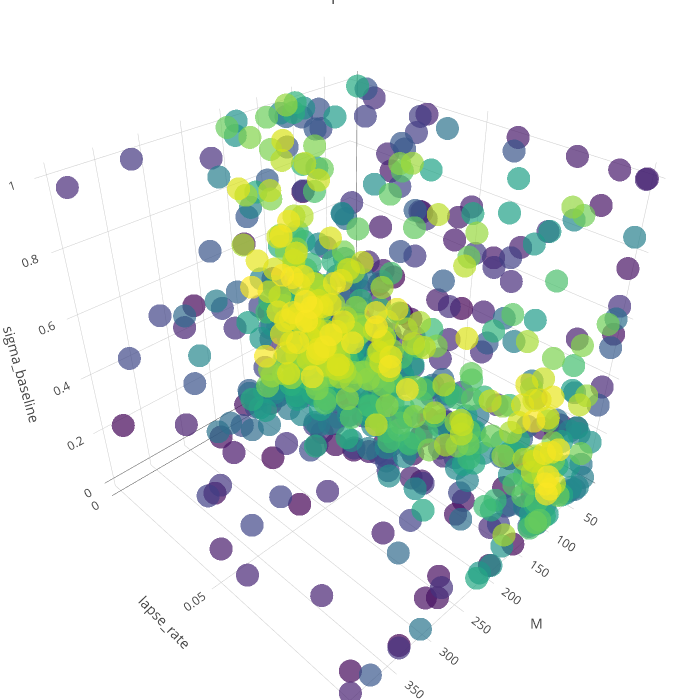

The notebook cell this image was saved under:
### Code cell
# Filter the start of steps only
df_cmaes_traj = df_best_fits[df_best_fits['step'] < 1000]
# result_to_color = np.array(df_cmaes_traj['dist_nll92'])
result_to_color = np.array(df_cmaes_traj['step'])
# result_to_color = np.log(result_to_color)

text = ['> %s' % (x) for x in result_to_color]

trace1 = go.Scatter3d(
        x = df_cmaes_traj['M'],
        y = df_cmaes_traj['lapse_rate'],
        z = df_cmaes_traj['sigma_baseline'],
        text = text,
        mode = 'markers',
        marker = go.Marker(
            color = result_to_color,
            size = 8,
            colorscale='Viridis',
            opacity=0.7
        )
    )
data = [trace1]
layout = go.Layout(
    title='Landscape for NLL92',
    autosize=False,
    width=700,
    height=700,
    margin=dict(
        l=0,
        r=0,
        b=0,
        t=0),
    scene=go.Scene(
        xaxis=go.XAxis(
            title='M',
        ),
        yaxis=go.YAxis(
            title='lapse_rate',
        ),
        zaxis=go.ZAxis(
            title='sigma_baseline',
        )
    )
)
fig = go.Figure(data=data, layout=layout)
py.iplot(fig)

### Figure 1 — Plotly figure (JSON) as saved in the notebook; plotly's stock layout.template omitted (floating-point values rounded to 4 significant figures; data arrays with more than 128 entries replaced by an {"elided": "..."} marker saying what was removed)
{"data": [{"marker": {"color": {"elided": "862 int values"}, "colorscale": "Viridis", "opacity": 0.7, "size": 8}, "mode": "markers", "text": {"elided": "862 str values"}, "type": "scatter3d", "x": {"elided": "862 int values"}, "y": {"elided": "862 float values"}, "z": {"elided": "862 float values"}}], "layout": {"autosize": false, "height": 700, "margin": {"b": 0, "l": 0, "r": 0, "t": 0}, "scene": {"xaxis": {"title": "M"}, "yaxis": {"title": "lapse_rate"}, "zaxis": {"title": "sigma_baseline"}}, "title": "Landscape for NLL92", "width": 700}}
